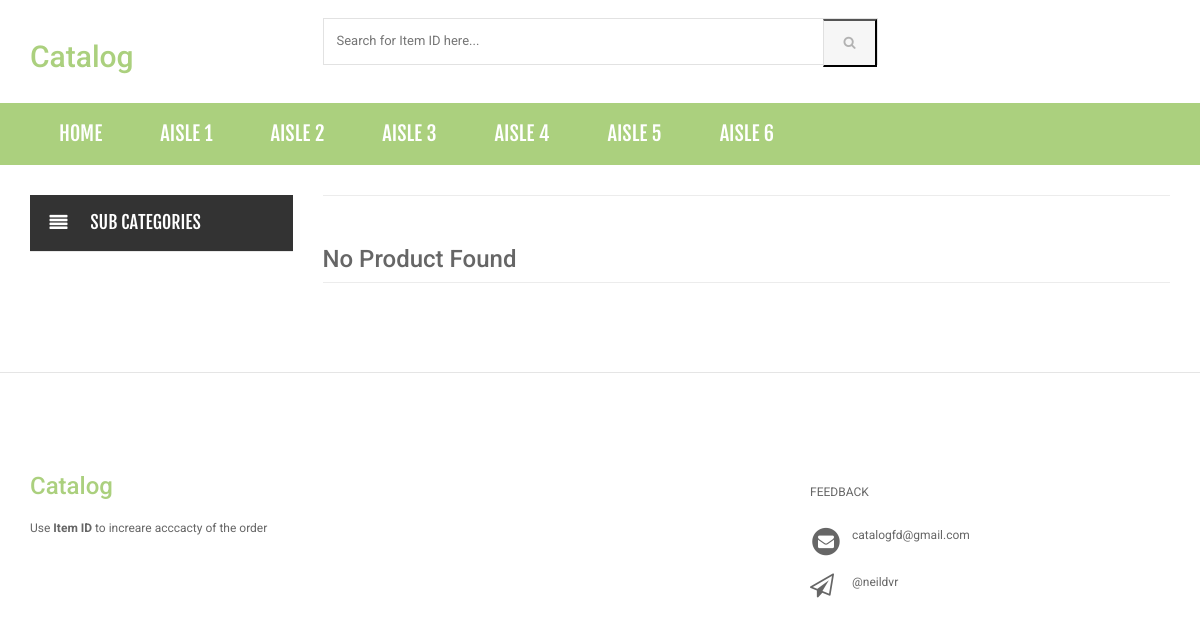
The app's page /category.php with its own data.
### tables this page shows
CREATE TABLE `category` (
  `id` int(11) NOT NULL,
  `categoryName` varchar(255) DEFAULT NULL,
  `categoryDescription` longtext,
  `creationDate` timestamp NOT NULL DEFAULT CURRENT_TIMESTAMP,
  `updationDate` varchar(255) DEFAULT NULL
);

### includes/menu-bar.php (the view, shortened to what this page needs)
<div class="header-nav animate-dropdown">
    <div class="container">
        <div class="yamm navbar navbar-default" role="navigation">
            <div class="nav-bg-class">
                <div class="navbar-collapse collapse" id="mc-horizontal-menu-collapse">
	<div class="nav-outer">
		<ul class="nav navbar-nav">
			<li class=" dropdown yamm">
				<a href="index.php" data-hover="dropdown" >Home</a>
			</li>
              <?php $sql=mysqli_query($con,"select id,categoryName  from category limit 6");
while($row=mysqli_fetch_array($sql))
{
    ?>
			<li class="dropdown yamm">
				<a href="category.php?cid=<?php echo $row['id'];?>" > <?php echo $row['categoryName'];?></a>
			</li>
			<?php } ?>
		</ul>
		<div class="clearfix"></div>
	</div>
</div>
            </div>
        </div>
    </div>
</div>

### assets/css/green.css (style rules this page uses)
a { color: #abd07e; }
.header-style-1 .header-nav { background: #abd07e; }

### assets/css/lightbox.css (style rules this page uses)
body:after { content: url(../images/close.png) url(../images/loading.gif) url(../images/prev.png) url(../images/next.png); display: none; }

### assets/css/blue.css (style rules this page uses)
a { color: #3498db; }
.header-style-1 .header-nav { background: #3498db; }

### assets/css/red.css (style rules this page uses)
a { color: #ff6c6c; }
.header-style-1 .header-nav { background: #ff6c6c; }

### assets/css/orange.css (style rules this page uses)
a { color: #f39c12; }
.header-style-1 .header-nav { background: #f39c12; }

### assets/css/dark-green.css (style rules this page uses)
a { color: #12cca7; }
.header-style-1 .header-nav { background: #12cca7; }

### records on screen
category: categoryName "AISLE 1"
category: categoryName "AISLE 2"
category: categoryName "AISLE 3"
category: categoryName "AISLE 4"
category: categoryName "AISLE 5"
category: categoryName "AISLE 6"
